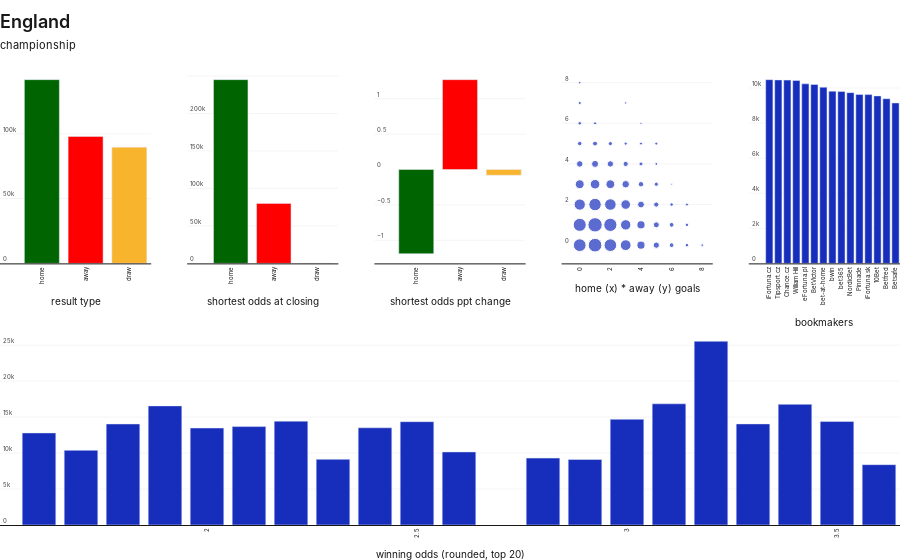

Source (notebook cell):
### Code cell
makeSubplots('england', ['championship'])

### Figure 1 — Plotly figure (JSON) as saved in the notebook; plotly's stock layout.template omitted (floating-point values rounded to 4 significant figures)
{"data": [{"hovertemplate": "%{x}: %{y}<extra></extra>", "marker": {"color": ["rgba(0, 100, 0, 1)", "rgba(255, 0, 0, 1)", "rgba(249, 180, 45, 1)"]}, "type": "bar", "x": ["home", "away", "draw"], "xaxis": "x", "y": [141772, 97926, 89678], "yaxis": "y"}, {"hovertemplate": "%{x}: %{y}<extra></extra>", "marker": {"color": ["rgba(0, 100, 0, 1)", "rgba(255, 0, 0, 1)", "rgba(249, 180, 45, 1)"]}, "type": "bar", "x": ["home", "away", "draw"], "xaxis": "x2", "y": [245096, 80032, 112], "yaxis": "y2"}, {"hovertemplate": "%{x}: %{y}<extra></extra>", "marker": {"color": ["rgba(0, 100, 0, 1)", "rgba(255, 0, 0, 1)", "rgba(249, 180, 45, 1)"]}, "type": "bar", "x": ["home", "away", "draw"], "xaxis": "x3", "y": [-1.19, 1.27, -0.08], "yaxis": "y3"}, {"hoverinfo": "text", "hovertext": ["1, 1: 42400", "1, 0: 34883", "2, 1: 30503", "0, 1: 28827", "0, 0: 26096", "2, 0: 25475", "1, 2: 23965", "2, 2: 17692", "0, 2: 15727", "3, 0: 13401", "3, 1: 11602", "3, 2: 8484", "1, 3: 8419", "0, 3: 6354", "2, 3: 6065", "4, 1: 4412", "4, 0: 4403", "3, 3: 3144", "1, 4: 2490", "4, 2: 2186", "0, 4: 1807", "2, 4: 1597", "5, 0: 1531", "5, 1: 1296", "4, 3: 888", "5, 2: 734", "3, 4: 731", "1, 5: 597", "6, 1: 532", "6, 0: 460", "0, 5: 400", "5, 3: 321", "2, 5: 310", "4, 4: 264", "0, 6: 164", "7, 0: 159", "6, 2: 156", "7, 1: 144", "3, 5: 107", "0, 7: 98", "1, 6: 93", "4, 5: 85", "7, 2: 83", "5, 5: 82", "5, 4: 64", "8, 0: 46", "0, 8: 36", "3, 7: 29", "4, 6: 25", "6, 3: 9"], "marker": {"color": "rgb(23,45,187)", "size": [14.35, 13.67, 13.22, 13.03, 12.71, 12.63, 12.44, 11.53, 11.2, 10.76, 10.38, 9.597, 9.579, 8.928, 8.825, 8.15, 8.146, 7.488, 7.064, 6.838, 6.52, 6.322, 6.255, 6, 5.459, 5.205, 5.2, 4.943, 4.803, 4.631, 4.472, 4.233, 4.196, 4.031, 3.579, 3.551, 3.534, 3.464, 3.216, 3.146, 3.105, 3.036, 3.018, 3.009, 2.828, 2.604, 2.449, 2.321, 2.236, 1.732]}, "mode": "markers", "type": "scatter", "x": [1, 1, 2, 0, 0, 2, 1, 2, 0, 3, 3, 3, 1, 0, 2, 4, 4, 3, 1, 4, 0, 2, 5, 5, 4, 5, 3, 1, 6, 6, 0, 5, 2, 4, 0, 7, 6, 7, 3, 0, 1, 4, 7, 5, 5, 8, 0, 3, 4, 6], "xaxis": "x4", "y": [1, 0, 1, 1, 0, 0, 2, 2, 2, 0, 1, 2, 3, 3, 3, 1, 0, 3, 4, 2, 4, 4, 0, 1, 3, 2, 4, 5, 1, 0, 5, 3, 5, 4, 6, 0, 2, 1, 5, 7, 6, 5, 2, 5, 4, 0, 8, 7, 6, 3], "yaxis": "y4"}, {"hovertemplate": "%{x}: %{y}<extra></extra>", "marker": {"color": ["rgb(23,45,187)", "rgb(23,45,187)", "rgb(23,45,187)", "rgb(23,45,187)", "rgb(23,45,187)", "rgb(23,45,187)", "rgb(23,45,187)", "rgb(23,45,187)", "rgb(23,45,187)", "rgb(23,45,187)", "rgb(23,45,187)", "rgb(23,45,187)", "rgb(23,45,187)", "rgb(23,45,187)", "rgb(23,45,187)"]}, "type": "bar", "x": ["iFortuna.cz", "Tipsport.cz", "Chance.cz", "William Hill", "eFortuna.pl", "BetVictor", "bet-at-home", "bwin", "bet365", "NordicBet", "Pinnacle", "iFortuna.sk", "10Bet", "Betfred", "Betsafe"], "xaxis": "x5", "y": [10473, 10460, 10449, 10427, 10235, 10199, 10045, 9815, 9799, 9733, 9628, 9622, 9549, 9385, 9146], "yaxis": "y5"}, {"hovertemplate": "%{x}: %{y}<extra></extra>", "marker": {"color": ["rgb(23,45,187)", "rgb(23,45,187)", "rgb(23,45,187)", "rgb(23,45,187)", "rgb(23,45,187)", "rgb(23,45,187)", "rgb(23,45,187)", "rgb(23,45,187)", "rgb(23,45,187)", "rgb(23,45,187)", "rgb(23,45,187)", "rgb(23,45,187)", "rgb(23,45,187)", "rgb(23,45,187)", "rgb(23,45,187)", "rgb(23,45,187)", "rgb(23,45,187)", "rgb(23,45,187)", "rgb(23,45,187)", "rgb(23,45,187)"]}, "type": "bar", "x": [3.2, 3.1, 3.4, 1.9, 3, 2.2, 3.5, 2.5, 3.3, 1.8, 2.1, 2.4, 2, 1.6, 1.7, 2.6, 2.8, 2.3, 2.9, 3.6], "xaxis": "x6", "y": [25539, 16849, 16778, 16559, 14698, 14438, 14395, 14364, 14055, 14045, 13679, 13512, 13482, 12801, 10380, 10158, 9300, 9130, 9111, 8388], "yaxis": "y6"}], "layout": {"autosize": true, "font": {"color": "rgba(24,24,24,1)", "family": "Manrope, Sohne, Inter, Arial", "size": 8}, "legend": {"font": {"color": "#181818", "size": 10}, "orientation": "h", "x": 1, "xanchor": "right", "y": 1, "yanchor": "bottom"}, "margin": {"b": 0, "l": 0, "r": 0, "t": 70}, "paper_bgcolor": "rgba(255,255,255,0)", "plot_bgcolor": "rgba(255,255,255,0)", "showlegend": false, "title": {"font": {"color": "#181818", "family": "Test Söhne, Sohne, Manrope, Inter, Arial", "size": 16}, "text": "<span style=\"font-size: 18px; font-weight:600\">England</span><br><span style=\"font-family: Manrope, Sohne, Inter, Arial; font-size: 11px\">championship</span>", "x": 0, "xanchor": "left", "y": 0.95, "yanchor": "top"}, "xaxis": {"anchor": "y", "autorange": true, "domain": [0, 0.168], "gridcolor": "rgba(245,245,245,1)", "gridwidth": 1, "linecolor": "rgba(24,24,24,1)", "linewidth": 1, "mirror": false, "range": [-0.8796, 2.5], "showgrid": false, "showline": true, "tickangle": -90, "tickfont": {"size": 6}, "title": {"text": "result type"}, "type": "category"}, "xaxis2": {"anchor": "y2", "autorange": true, "domain": [0.208, 0.376], "gridcolor": "rgba(245,245,245,1)", "gridwidth": 1, "linecolor": "rgba(24,24,24,1)", "linewidth": 1, "mirror": false, "range": [-0.903, 2.5], "showgrid": false, "showline": true, "tickangle": -90, "tickfont": {"size": 6}, "title": {"text": "shortest odds at closing"}, "type": "category"}, "xaxis3": {"anchor": "y3", "autorange": true, "domain": [0.416, 0.584], "gridcolor": "rgba(245,245,245,1)", "gridwidth": 1, "linecolor": "rgba(24,24,24,1)", "linewidth": 1, "mirror": false, "range": [-0.7319, 2.5], "showgrid": false, "showline": true, "tickangle": -90, "tickfont": {"size": 6}, "title": {"text": "shortest odds ppt change"}, "type": "category"}, "xaxis4": {"anchor": "y4", "autorange": true, "domain": [0.624, 0.792], "gridcolor": "rgba(245,245,245,1)", "gridwidth": 1, "linecolor": "rgba(24,24,24,1)", "linewidth": 1, "mirror": false, "range": [-1.045, 8.652], "showgrid": false, "showline": true, "tickangle": -90, "tickfont": {"size": 6}, "title": {"text": "home (x) * away (y) goals"}, "type": "linear"}, "xaxis5": {"anchor": "y5", "autorange": true, "domain": [0.832, 1], "gridcolor": "rgba(245,245,245,1)", "gridwidth": 1, "linecolor": "rgba(24,24,24,1)", "linewidth": 1, "mirror": false, "range": [-2.005, 14.5], "showgrid": false, "showline": true, "tickangle": -90, "tickfont": {"size": 6}, "title": {"text": "bookmakers"}, "type": "category"}, "xaxis6": {"anchor": "y6", "autorange": true, "domain": [0, 1], "gridcolor": "rgba(245,245,245,1)", "gridwidth": 1, "linecolor": "rgba(24,24,24,1)", "linewidth": 1, "mirror": false, "range": [1.515, 3.65], "showgrid": false, "showline": true, "tickangle": -90, "tickfont": {"size": 6}, "title": {"text": "winning odds (rounded, top 20)"}, "type": "linear"}, "yaxis": {"anchor": "x", "autorange": true, "domain": [0.575, 1], "gridcolor": "rgba(245,245,245,1)", "gridwidth": 1, "linecolor": "rgba(24,24,24,1)", "linewidth": 1, "mirror": false, "range": [0, 149200.0], "showgrid": true, "showline": false, "tickfont": {"size": 6}, "ticklabelposition": "inside top", "title": {}, "type": "linear"}, "yaxis2": {"anchor": "x2", "autorange": true, "domain": [0.575, 1], "gridcolor": "rgba(245,245,245,1)", "gridwidth": 1, "linecolor": "rgba(24,24,24,1)", "linewidth": 1, "mirror": false, "range": [0, 258000.0], "showgrid": true, "showline": false, "tickfont": {"size": 6}, "ticklabelposition": "inside top", "title": {}, "type": "linear"}, "yaxis3": {"anchor": "x3", "autorange": true, "domain": [0.575, 1], "gridcolor": "rgba(245,245,245,1)", "gridwidth": 1, "linecolor": "rgba(24,24,24,1)", "linewidth": 1, "mirror": false, "range": [-1.327, 1.407], "showgrid": true, "showline": false, "tickfont": {"size": 6}, "ticklabelposition": "inside top", "title": {}, "type": "linear"}, "yaxis4": {"anchor": "x4", "autorange": true, "domain": [0.575, 1], "gridcolor": "rgba(245,245,245,1)", "gridwidth": 1, "linecolor": "rgba(24,24,24,1)", "linewidth": 1, "mirror": false, "range": [-0.9694, 8.653], "showgrid": true, "showline": false, "tickfont": {"size": 6}, "ticklabelposition": "inside top", "title": {}, "type": "linear"}, "yaxis5": {"anchor": "x5", "autorange": true, "domain": [0.575, 1], "gridcolor": "rgba(245,245,245,1)", "gridwidth": 1, "linecolor": "rgba(24,24,24,1)", "linewidth": 1, "mirror": false, "range": [0, 11020.0], "showgrid": true, "showline": false, "tickfont": {"size": 6}, "ticklabelposition": "inside top", "title": {}, "type": "linear"}, "yaxis6": {"anchor": "x6", "autorange": true, "domain": [0, 0.425], "gridcolor": "rgba(245,245,245,1)", "gridwidth": 1, "linecolor": "rgba(24,24,24,1)", "linewidth": 1, "mirror": false, "range": [0, 26880.0], "showgrid": true, "showline": false, "tickfont": {"size": 6}, "ticklabelposition": "inside top", "title": {}, "type": "linear"}}}
